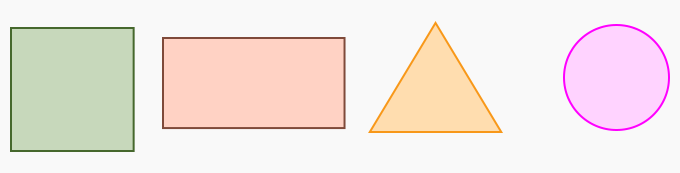
#> input picture Resources/shapes.jpg, 680 x 173 px
$ python 'chapter8-contours&shape_detector.py'
#> lines starting #> are read from the running program, lines starting #| are printed output that depends on the picture; after the words box and inside, x2 and y2 are one past the last pixel; in counts of white or black regions, pixels touching at a corner belong together; long printed decimals are rounded
import cv2
import numpy as np

def stackImages(scale, imgArray):
    rows = len(imgArray)
    cols = len(imgArray[0])
    rowsAvailable = isinstance(imgArray[0], list)
    width = imgArray[0][0].shape[1]
    height = imgArray[0][0].shape[0]
    if rowsAvailable:
        for x in range(0, rows):
            for y in range(0, cols):
                if imgArray[x][y].shape[:2] == imgArray[0][0].shape[:2]:
                    imgArray[x][y] = cv2.resize(imgArray[x][y], (0, 0), None, scale, scale)
                else:
                    imgArray[x][y] = cv2.resize(imgArray[x][y], (imgArray[0][0].shape[1], imgArray[0][0].shape[0]),
                                                None, scale, scale)
                if len(imgArray[x][y].shape) == 2: imgArray[x][y] = cv2.cvtColor(imgArray[x][y], cv2.COLOR_GRAY2BGR)
        imageBlank = np.zeros((height, width, 3), np.uint8)
        hor = [imageBlank] * rows
        hor_con = [imageBlank] * rows
        for x in range(0, rows):
            hor[x] = np.hstack(imgArray[x])
        ver = np.vstack(hor)
    else:
        for x in range(0, rows):
            if imgArray[x].shape[:2] == imgArray[0].shape[:2]:
                imgArray[x] = cv2.resize(imgArray[x], (0, 0), None, scale, scale)
            else:
                imgArray[x] = cv2.resize(imgArray[x], (imgArray[0].shape[1], imgArray[0].shape[0]), None, scale, scale)
            if len(imgArray[x].shape) == 2: imgArray[x] = cv2.cvtColor(imgArray[x], cv2.COLOR_GRAY2BGR)
        hor = np.hstack(imgArray)
        ver = hor
    return ver


def getcontours(img):
    contours,hierarchy=cv2.findContours(img,cv2.RETR_EXTERNAL,cv2.CHAIN_APPROX_NONE)
    for cnt in contours:
        area=cv2.contourArea(cnt)
        print(area)
        if area>100:
            # cv2.drawContours(imgContour,cnt,-1,(0,0,255),3)
            peri=cv2.arcLength(cnt,True)
            print(peri)
            approx=cv2.approxPolyDP(cnt,0.03*peri,True)
            print(len(approx))
            objCor=len(approx)
            x,y,w,h=cv2.boundingRect(approx)

            if objCor==3: objectType="Tri"
            elif objCor==4:
                aspRatio=w/float(h)
                if aspRatio>0.95 and aspRatio<1.05:objectType="Square"
                else:objectType="Rectangle"
            elif objCor>4:objectType="Circle"
            else: objectType="None"

            cv2.rectangle(imgContour, (x, y), (x + w, y + h), (0, 0, 255), 2)
            cv2.putText(imgContour,objectType,(x+(w//2)-10,y+(h//2)-10),
                                               cv2.FONT_HERSHEY_SIMPLEX,0.5,(0,0,0),2)


path="Resources/shapes.jpg"

img=cv2.imread(path)
#> img is the input picture: shape (173, 680, 3); mean B, G, R 225.4, 230.5, 241.8
imgContour=img.copy()

imgGray=cv2.cvtColor(img,cv2.COLOR_BGR2GRAY)
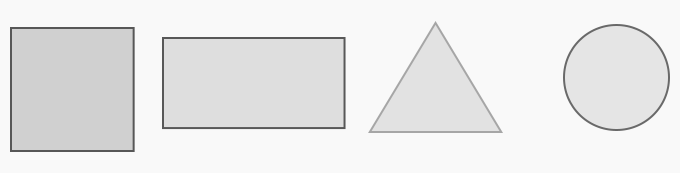
#> imgGray: shape (173, 680); min 87, max 249, mean 233.3
imgBLUR=cv2.GaussianBlur(imgGray,(5,5),3)
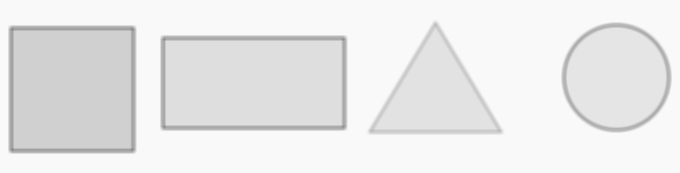
#> imgBLUR: shape (173, 680); min 132, max 249, mean 233.3
imgCanny=cv2.Canny(imgBLUR,50,50)
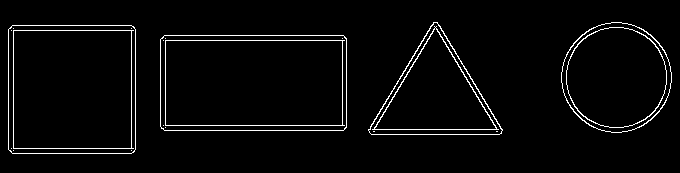
#> imgCanny: shape (173, 680); 3.2% white in thin lines or dots, all inside (x1, y1, x2, y2) = (8, 22, 672, 154)
imgBlank=np.zeros_like(img)
getcontours(imgCanny)
#> in getcontours, `contours,hierarchy=cv2.findContours(img,cv2.RETR_EXTERNAL,cv2.CHAIN_AP..`: contours = 4 contours; box (x1, y1, x2, y2) and area: (160, 35, 347, 131) 17646, (8, 25, 136, 154) 16227, (561, 22, 672, 133) 9400, (368, 22, 503, 135) 8016
#> the loop in getcontours, `for cnt in contours:` made 4 passes
#> (area, peri, approx, objCor, x, y, w, h) on passes 1 to 2: (17645.5, 554.4, [[160, 39], [164, 130], [346, 127], [343, 35]], 4, 160, 35, 187, 96), (16227, 501.8, [[12, 25], [8, 149], [133, 152], [134, 27]], 4, 8, 25, 127, 128)
#> (area, peri, approx, objCor, x, y, w, h) on pass 4: (8016, 413.5, [[368, 129], [502, 130], [437, 22]], 3, 368, 22, 135, 109)
#| 17645.5
#| 554.385
#| 4
#| 16227.0
#| 501.799
#| 4
#| 9400.0
#| 362.676
#| 8
#| 8016.0
#> (further printed lines are left out)
#> after the loop in getcontours, `for cnt in contours:`:
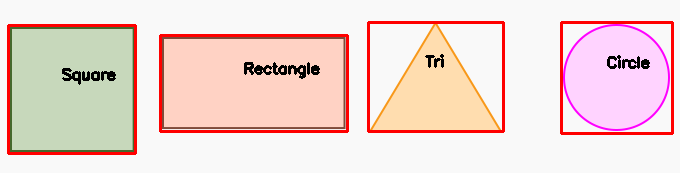
#> imgContour: shape (173, 680, 3); 6.31% of pixels changed, all inside (x1, y1, x2, y2) = (7, 21, 674, 155)

imgStack=stackImages(0.6,([img,imgGray,imgBLUR],
                         [imgCanny,imgContour,imgBlank]))
#> after the loop in stackImages, `for x in range(0, rows):`: hor = 2 items
#> in stackImages, `ver = np.vstack(hor)`:
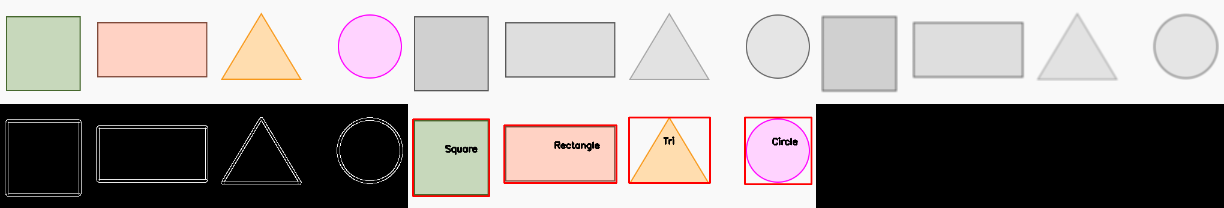
#> ver: shape (208, 1224, 3); mean of channels 0, 1, 2 151.9, 153.5, 159.3; drawn as B, G, R

cv2.imshow("stacked Images",imgStack)
cv2.waitKey(0)
